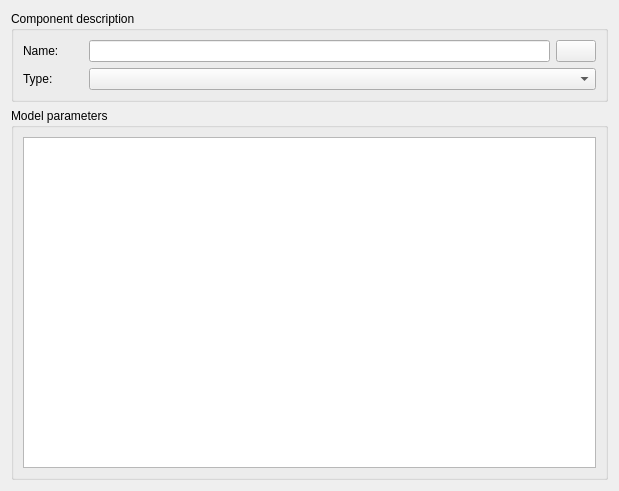
<?xml version="1.0" encoding="UTF-8"?>
<ui version="4.0">
 <class>SVDBNetworkComponentEditWidget</class>
 <widget class="QWidget" name="SVDBNetworkComponentEditWidget">
  <property name="geometry">
   <rect>
    <x>0</x>
    <y>0</y>
    <width>619</width>
    <height>491</height>
   </rect>
  </property>
  <property name="windowTitle">
   <string>Form</string>
  </property>
  <layout class="QVBoxLayout" name="verticalLayout">
   <item>
    <widget class="QGroupBox" name="groupBox">
     <property name="title">
      <string>Component description</string>
     </property>
     <layout class="QGridLayout" name="gridLayout">
      <item row="0" column="0">
       <widget class="QLabel" name="labelDisplayName">
        <property name="minimumSize">
         <size>
          <width>60</width>
          <height>0</height>
         </size>
        </property>
        <property name="text">
         <string>Name:</string>
        </property>
       </widget>
      </item>
      <item row="0" column="1">
       <widget class="QtExt::LanguageStringEditWidget1" name="lineEditName"/>
      </item>
      <item row="0" column="2">
       <widget class="QtExt::ColorButton" name="pushButtonComponentColor">
        <property name="sizePolicy">
         <sizepolicy hsizetype="Fixed" vsizetype="Fixed">
          <horstretch>0</horstretch>
          <verstretch>0</verstretch>
         </sizepolicy>
        </property>
       </widget>
      </item>
      <item row="1" column="0">
       <widget class="QLabel" name="labelComponentType">
        <property name="text">
         <string>Type:</string>
        </property>
       </widget>
      </item>
      <item row="1" column="1" colspan="2">
       <widget class="QComboBox" name="comboBoxComponentType">
        <property name="sizePolicy">
         <sizepolicy hsizetype="Expanding" vsizetype="Fixed">
          <horstretch>0</horstretch>
          <verstretch>0</verstretch>
         </sizepolicy>
        </property>
       </widget>
      </item>
     </layout>
    </widget>
   </item>
   <item>
    <widget class="QGroupBox" name="groupBox_2">
     <property name="title">
      <string>Model parameters</string>
     </property>
     <layout class="QVBoxLayout" name="verticalLayout_2">
      <item>
       <widget class="QTableWidget" name="tableWidgetParameters"/>
      </item>
     </layout>
    </widget>
   </item>
  </layout>
 </widget>
 <customwidgets>
  <customwidget>
   <class>QtExt::ColorButton</class>
   <extends>QPushButton</extends>
   <header location="global">QtExt_ColorButton.h</header>
  </customwidget>
  <customwidget>
   <class>QtExt::LanguageStringEditWidget1</class>
   <extends>QLineEdit</extends>
   <header location="global">QtExt_LanguageStringEditWidget1.h</header>
  </customwidget>
 </customwidgets>
 <resources/>
 <connections/>
</ui>
